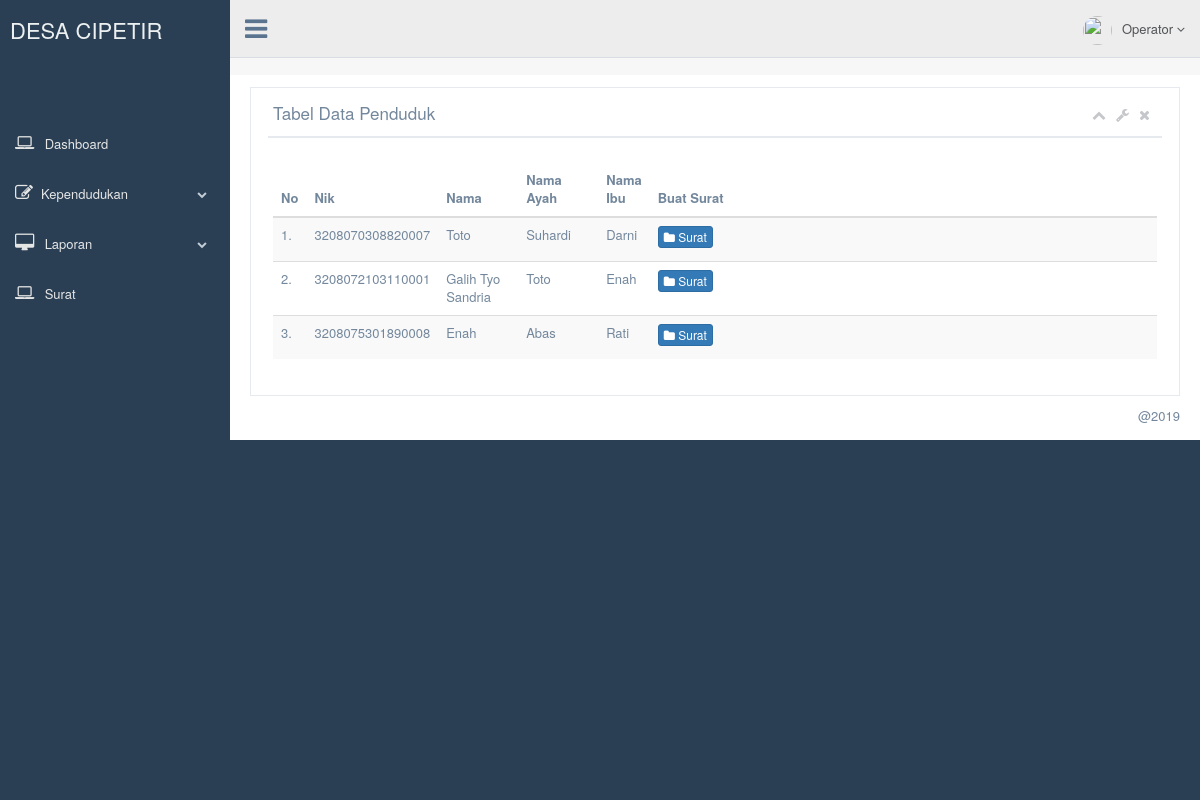
/pages/suratkelahiran/index.php (signed in), run on an earlier commit of the app's database.
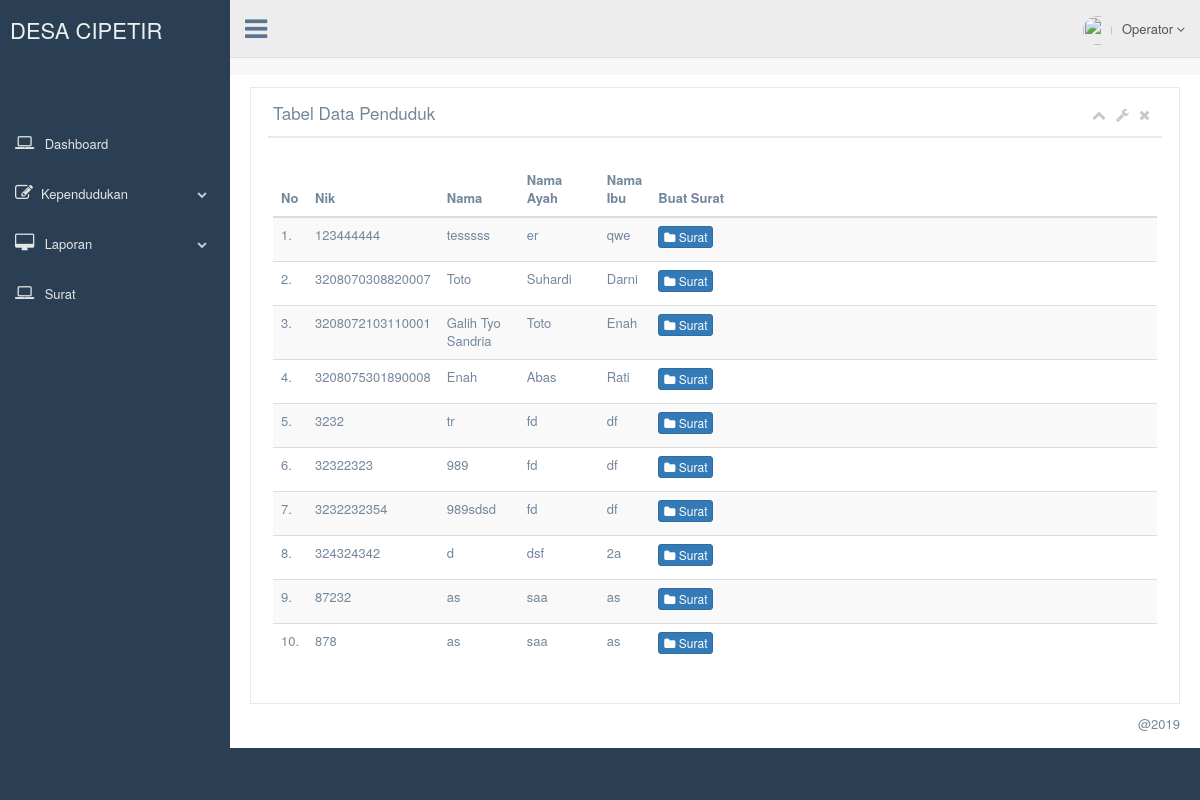
And on a later commit of the database.
### tables this page shows
CREATE TABLE `penduduk` (
  `nik` varchar(100) NOT NULL,
  `nama` varchar(150) DEFAULT NULL,
  `tempat_lahir` varchar(50) DEFAULT NULL,
  `tanggal_lahir` varchar(20) DEFAULT NULL,
  `dusun` varchar(20) DEFAULT NULL,
  `rt` varchar(3) DEFAULT NULL,
  `rw` varchar(3) DEFAULT NULL,
  `jk` varchar(10) DEFAULT NULL,
  `golongan_darah` varchar(5) DEFAULT NULL,
  `alamat` text DEFAULT NULL,
  `status_keluarga` varchar(50) DEFAULT NULL,
  `status_perkawinan` varchar(20) DEFAULT NULL,
  `pendidikan` varchar(50) DEFAULT NULL,
  `pekerjaan` varchar(50) DEFAULT NULL,
  `kewarganegaraan` varchar(50) DEFAULT NULL,
  `agama` varchar(30) DEFAULT NULL,
  `ayah` varchar(50) DEFAULT NULL,
  `ibu` varchar(50) DEFAULT NULL,
  `status` varchar(1) DEFAULT NULL,
  `status_cari` varchar(1) DEFAULT NULL,
  `tanggal_masuk` varchar(10) NOT NULL
);

### pages/suratkelahiran/data-index.php (called while the page is built)
<?php
include('../../config/koneksi.php');
$query = "SELECT * FROM penduduk WHERE status = '1' or status='2' or status='3'";
$hasil = mysqli_query($db, $query);
$data_warga = array();
while ($row = mysqli_fetch_assoc($hasil)) {
  $data_warga[] = $row;
}

### pages/suratkelahiran/index.php (the view, shortened to what this page needs)
 <?php include('../mode/top.php') ?>
<?php include('data-index.php') ?>
        <div class="right_col" role="main">
          <div class="">
            <div class="page-title">
             <div class="title_left">
              <br>
              </div>
            <div class="row">
              <div class="col-md-12 col-sm-12 col-xs-12">
                <div class="x_panel">
                  <div class="x_title">
                    <h2>Tabel Data Penduduk </small></h2>
                    <ul class="nav navbar-right panel_toolbox">
                      <li><a class="collapse-link"><i class="fa fa-chevron-up"></i></a>
                      </li>
                      <li class="dropdown">
                        <a href="#" class="dropdown-toggle" data-toggle="dropdown" role="button" aria-expanded="false"><i class="fa fa-wrench"></i></a>
                      </li>
                      <li><a class="close-link"><i class="fa fa-close"></i></a>
                      </li>
                    </ul>
                    <div class="clearfix"></div>
                  </div>
                  <div class="x_content">
                    <table class="table table-striped" id="datatable-buttons">
                      <thead>
                        <tr>
                          <th width="20px">No</th>
                          <th width="80px">Nik</th>
                          <th width="80px">Nama</th>
                          <th width="80px">Nama Ayah</th>
                          <th width="20px">Nama Ibu</th>
                          <th>Buat Surat</th>
                        </tr>
                      </thead>
                      <tbody>
                      <?php $nomor = 1; ?>
                      <?php foreach ($data_warga as $warga) : ?>
                        <tr>
                          <td><?php echo $nomor++ ?>.</td>
                          <td><?php echo $warga['nik'] ?></td>
                          <td><?php echo $warga['nama'] ?></td>
                          <td><?php echo $warga['ayah'] ?></td>
                          <td><?php echo $warga['ibu'] ?></td>
                          <td> <a href="suratkelahiran.php?nik=<?php echo $warga['nik'] ?>" class="btn btn-primary btn-xs"><i class="fa fa-folder"></i> Surat </a></td>
                        </tr>
                      <?php endforeach ?>
                      </tbody>
                    </table>
                  </div>
                </div>
              </div>
            </div>
          </div>
        </div>
        </div>
<?php include('../mode/bottom.php') ?>

What changed in the data, as far as the page shows it:
added penduduk: nik "123444444", nama "tesssss", ayah "er", ibu "qwe"
added penduduk: nik "3232", nama "tr", ayah "fd", ibu "df"
added penduduk: nik "32322323", nama "989", ayah "fd", ibu "df"
added penduduk: nik "3232232354", nama "989sdsd", ayah "fd", ibu "df"
added penduduk: nik "324324342", nama "d", ayah "dsf", ibu "2a"
added penduduk: nik "87232", nama "as", ayah "saa", ibu "as"
added penduduk: nik "878", nama "as", ayah "saa", ibu "as"
